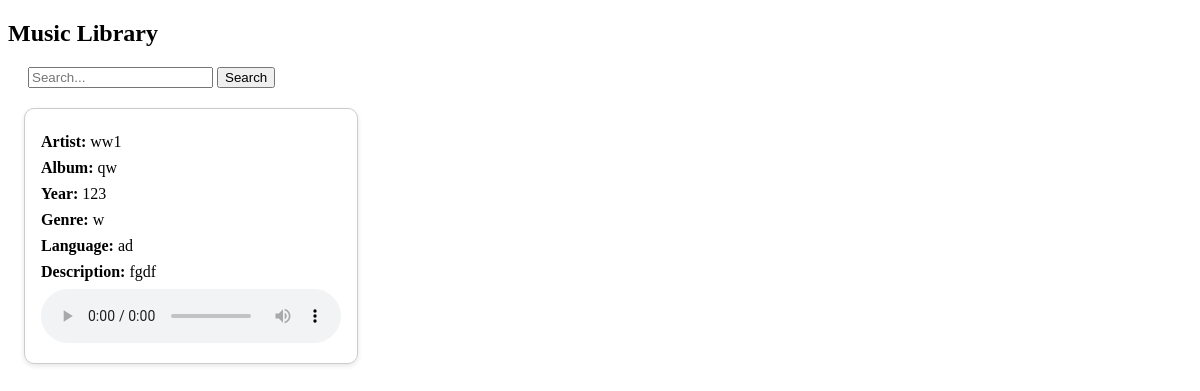
The app's page /music_list.php (signed in), older data.
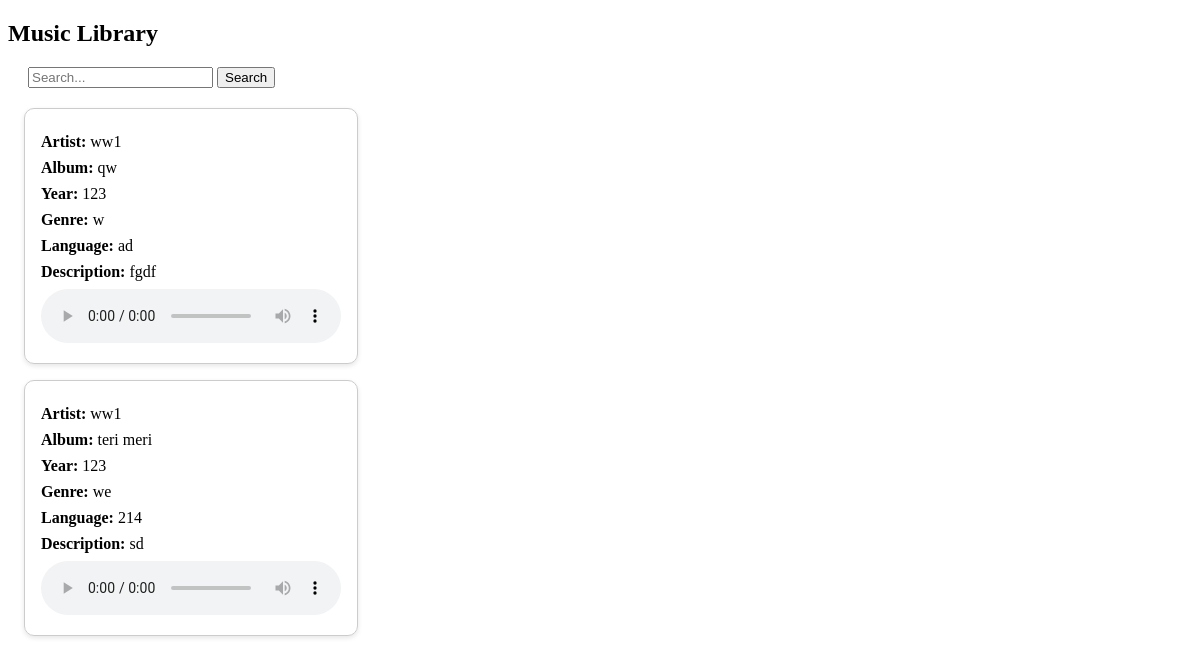
The same page, newer data.
### tables this page shows
CREATE TABLE `music` (
  `id` int(11) NOT NULL,
  `name` varchar(255) NOT NULL,
  `artist` varchar(255) NOT NULL,
  `album` varchar(255) DEFAULT NULL,
  `year` int(11) DEFAULT NULL,
  `genre` varchar(100) DEFAULT NULL,
  `language` varchar(50) DEFAULT NULL,
  `description` text DEFAULT NULL,
  `file_path` varchar(255) NOT NULL,
  `created_at` timestamp NOT NULL DEFAULT current_timestamp(),
  `user_id` int(11) DEFAULT NULL
);

### music_list.php (the view, shortened to what this page needs)
<?php
include('config/db_connection.php');
$search = "";
$sql_select = "SELECT * FROM music WHERE name LIKE '%$search%' OR artist LIKE '%$search%' OR album LIKE '%$search%' OR genre LIKE '%$search%' OR language LIKE '%$search%'";
$result = $mysqli->query($sql_select);
?>
<!DOCTYPE html>
<html lang="en">
<head>
</head>
<body>
    <h2>Music Library</h2>
    <div class="search-container">
        <form method="GET" action="">
            <input type="text" name="search" placeholder="Search..." value="<?php echo htmlspecialchars($search); ?>">
            <button type="submit">Search</button>
        </form>
    </div>
    <div class="cards-container">
        <?php
        if ($result->num_rows > 0) {
            while ($row = $result->fetch_assoc()) {
                echo "<div class='card'>";
                echo "<p><strong>Artist:</strong> " . htmlspecialchars($row['artist']) . "</p>";
                echo "<p><strong>Album:</strong> " . htmlspecialchars($row['album']) . "</p>";
                echo "<p><strong>Year:</strong> " . htmlspecialchars($row['year']) . "</p>";
                echo "<p><strong>Genre:</strong> " . htmlspecialchars($row['genre']) . "</p>";
                echo "<p><strong>Language:</strong> " . htmlspecialchars($row['language']) . "</p>";
                echo "<p><strong>Description:</strong> " . htmlspecialchars($row['description']) . "</p>";
                echo "<audio controls><source src='" . htmlspecialchars($row['file_path']) . "' type='audio/mpeg'></audio>";
                echo "</div>";
            }
        } else {
            echo "<p>No music found.</p>";
        }
        ?>
    </div>
</body>
</html>

### music_list.php (style rules this page uses)
.card { border: 1px solid #ccc; border-radius: 10px; padding: 16px; margin: 16px; width: 300px; box-shadow: 0 2px 5px rgba(0,0,0,0.1); }
.card p { margin: 8px 0; }
.search-container { margin: 20px; }

Row changes from the older to the newer data that the page shows:
added music: artist "ww1", album "teri meri", year "123", genre "we", language "214", description "sd"
